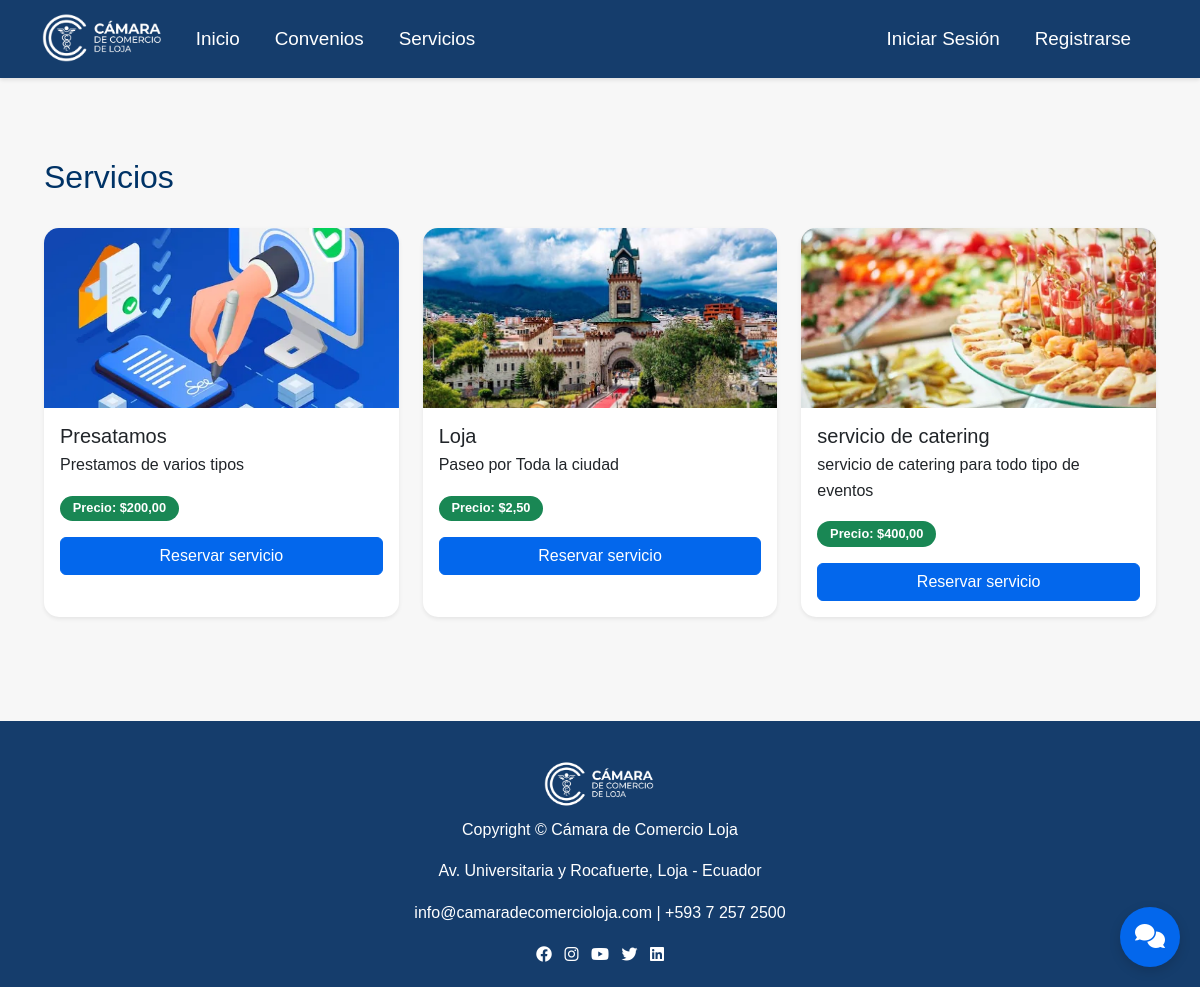
The app's page /servicios/ with its own data.
### camara/models.py (models this page shows, shortened)
class Servicio(models.Model):
    nombre = models.CharField(max_length=255)
    descripcion = models.TextField(null=True, blank=True)
    precio = models.DecimalField(max_digits=10, decimal_places=2, null=True, blank=True)
    imagen = models.ImageField(upload_to='servicios/', null=True, blank=True)  # Nuevo campo imagen

### camara/views.py (the view)
# urls.py: path('servicios/', views.servicios_publicos, name='servicios_publicos'),
def servicios_publicos(request):
    servicios = Servicio.objects.all()
    return render(request, 'vista_socio_registrado/servicios_list.html', {'servicios': servicios})

### camara/template/vista_socio_registrado/servicios_list.html (shortened to what this page needs)
{% extends "master.html" %}
{% block content %}
<div class="container mt-5">
    <div class="d-flex justify-content-between align-items-center mb-4">
        <h2>Servicios</h2>
    </div>
    <div class="row">
        {% for servicio in servicios %}
        <div class="col-md-4 mb-4">
            <div class="card h-100 shadow-sm">
                {% if servicio.imagen %}
                <img src="{{ servicio.imagen.url }}" class="card-img-top" style="height:180px;object-fit:cover;">
                {% else %}
                <div class="card-img-top bg-light d-flex align-items-center justify-content-center" style="height:180px;">
                    <span class="text-muted">Sin imagen</span>
                </div>
                {% endif %}
                <div class="card-body">
                    <h5 class="card-title mb-1">{{ servicio.nombre }}</h5>
                    <p class="card-text">{{ servicio.descripcion }}</p>
                    {% if servicio.precio %}
                    <div class="mb-2">
                        <span class="badge bg-success">Precio: ${{ servicio.precio }}</span>
                    </div>
                    {% endif %}
                    <a href="{% url 'reservar_servicio' pk=servicio.pk %}" class="btn btn-primary w-100 mt-2">Reservar servicio</a>
                </div>
            </div>
        </div>
        {% empty %}
        <div class="col-12">
            <div class="alert alert-info text-center">No hay servicios registrados.</div>
        </div>
        {% endfor %}
    </div>
</div>
{% endblock %}

### camara/static/css/style.css (style rules this page uses)
:root { --color-logo: #153D6C; --color-azul-brillante: #0367EC; --color-dorado: #B48314; --color-amarillo-claro: #F1DB62; --color-blanco: #FFFFFF; --color-gris-claro: #F8F9FA; --color-gris: #6C757D; --color-oscuro: #212529; }
* { margin: 0; padding: 0; box-sizing: border-box; }
body { font-family: 'Segoe UI', Tahoma, Geneva, Verdana, sans-serif; line-height: 1.6; color: var(--color-oscuro); background-color: var(--color-gris-claro); }
body { font-family: Arial, sans-serif; background: #f7f7f7; margin: 0; padding: 0; }
h2 { color: #003366; }
.btn-primary { background-color: var(--color-azul-brillante); border-color: var(--color-azul-brillante); transition: all 0.3s ease; }
.card { border: none; border-radius: 15px; box-shadow: 0 4px 6px rgba(0,0,0,0.1); transition: all 0.3s ease; overflow: hidden; }
.fade-in-up { animation: fadeInUp 0.6s ease; }
.badge { font-size: 0.8em; padding: 0.5em 1em; border-radius: 20px; }

### camara/static/css/Formularios.css (style rules this page uses)
:root { --color-logo: #153D6C; --color-azul-brillante: #0367EC; --color-dorado: #B48314; --color-amarillo-claro: #F1DB62; --color-blanco: #FFFFFF; --color-gris-claro: #F8F9FA; --color-gris: #6C757D; --color-oscuro: #212529; }

### camara/static/css/afiliacion_detalle.css (style rules this page uses)
:root { --color-logo: #153D6C; --color-azul-brillante: #0367EC; --color-dorado: #B48314; --color-amarillo-claro: #F1DB62; --color-blanco: #FFFFFF; --color-gris-claro: #F8F9FA; --color-gris: #6C757D; --color-oscuro: #212529; }

### camara/static/css/registro.css (style rules this page uses)
:root { --color-logo: #153D6C; --color-azul: #0367EC; --color-dorado: #B48314; --color-amarillo: #F1DB62; --color-blanco: #fff; --color-gris-claro: #F8F9FA; --color-gris: #E9ECEF; }

### records on screen
Servicio: imagen (picture), nombre "Presatamos", descripcion "Prestamos de varios tipos", precio "200,00"
Servicio: imagen (picture), nombre "Loja", descripcion "Paseo por Toda la ciudad", precio "2,50"
Servicio: imagen (picture), nombre "servicio de catering", descripcion "servicio de catering para todo tipo de eventos", precio "400,00"
